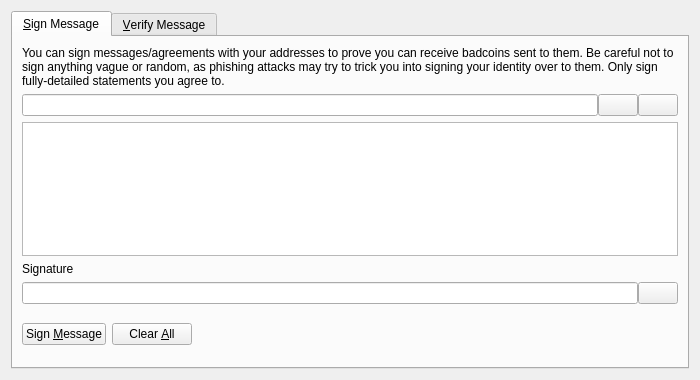
<?xml version="1.0" encoding="UTF-8"?>
<ui version="4.0">
 <class>SignVerifyMessageDialog</class>
 <widget class="QDialog" name="SignVerifyMessageDialog">
  <property name="geometry">
   <rect>
    <x>0</x>
    <y>0</y>
    <width>700</width>
    <height>380</height>
   </rect>
  </property>
  <property name="windowTitle">
   <string>Signatures - Sign / Verify a Message</string>
  </property>
  <property name="modal">
   <bool>true</bool>
  </property>
  <layout class="QVBoxLayout" name="verticalLayout">
   <item>
    <widget class="QTabWidget" name="tabWidget">
     <property name="currentIndex">
      <number>0</number>
     </property>
     <widget class="QWidget" name="tabSignMessage">
      <attribute name="title">
       <string>&amp;Sign Message</string>
      </attribute>
      <layout class="QVBoxLayout" name="verticalLayout_SM">
       <item>
        <widget class="QLabel" name="infoLabel_SM">
         <property name="text">
          <string>You can sign messages/agreements with your addresses to prove you can receive badcoins sent to them. Be careful not to sign anything vague or random, as phishing attacks may try to trick you into signing your identity over to them. Only sign fully-detailed statements you agree to.</string>
         </property>
         <property name="textFormat">
          <enum>Qt::PlainText</enum>
         </property>
         <property name="wordWrap">
          <bool>true</bool>
         </property>
        </widget>
       </item>
       <item>
        <layout class="QHBoxLayout" name="horizontalLayout_1_SM">
         <property name="spacing">
          <number>0</number>
         </property>
         <item>
          <widget class="QValidatedLineEdit" name="addressIn_SM">
           <property name="toolTip">
            <string>The Badcoin address to sign the message with</string>
           </property>
          </widget>
         </item>
         <item>
          <widget class="QPushButton" name="addressBookButton_SM">
           <property name="toolTip">
            <string>Choose previously used address</string>
           </property>
           <property name="text">
            <string/>
           </property>
           <property name="icon">
            <iconset resource="../bitcoin.qrc">
             <normaloff>:/icons/address-book</normaloff>:/icons/address-book</iconset>
           </property>
           <property name="shortcut">
            <string>Alt+A</string>
           </property>
           <property name="autoDefault">
            <bool>false</bool>
           </property>
          </widget>
         </item>
         <item>
          <widget class="QPushButton" name="pasteButton_SM">
           <property name="toolTip">
            <string>Paste address from clipboard</string>
           </property>
           <property name="text">
            <string/>
           </property>
           <property name="icon">
            <iconset resource="../bitcoin.qrc">
             <normaloff>:/icons/editpaste</normaloff>:/icons/editpaste</iconset>
           </property>
           <property name="shortcut">
            <string>Alt+P</string>
           </property>
           <property name="autoDefault">
            <bool>false</bool>
           </property>
          </widget>
         </item>
        </layout>
       </item>
       <item>
        <widget class="QPlainTextEdit" name="messageIn_SM">
         <property name="toolTip">
          <string>Enter the message you want to sign here</string>
         </property>
        </widget>
       </item>
       <item>
        <widget class="QLabel" name="signatureLabel_SM">
         <property name="text">
          <string>Signature</string>
         </property>
         <property name="textFormat">
          <enum>Qt::PlainText</enum>
         </property>
        </widget>
       </item>
       <item>
        <layout class="QHBoxLayout" name="horizontalLayout_2_SM">
         <property name="spacing">
          <number>0</number>
         </property>
         <item>
          <widget class="QLineEdit" name="signatureOut_SM">
           <property name="font">
            <font>
             <italic>true</italic>
            </font>
           </property>
           <property name="readOnly">
            <bool>true</bool>
           </property>
          </widget>
         </item>
         <item>
          <widget class="QPushButton" name="copySignatureButton_SM">
           <property name="toolTip">
            <string>Copy the current signature to the system clipboard</string>
           </property>
           <property name="text">
            <string/>
           </property>
           <property name="icon">
            <iconset resource="../bitcoin.qrc">
             <normaloff>:/icons/editcopy</normaloff>:/icons/editcopy</iconset>
           </property>
           <property name="autoDefault">
            <bool>false</bool>
           </property>
          </widget>
         </item>
        </layout>
       </item>
       <item>
        <layout class="QHBoxLayout" name="horizontalLayout_3_SM">
         <item>
          <widget class="QPushButton" name="signMessageButton_SM">
           <property name="toolTip">
            <string>Sign the message to prove you own this Badcoin address</string>
           </property>
           <property name="text">
            <string>Sign &amp;Message</string>
           </property>
           <property name="icon">
            <iconset resource="../bitcoin.qrc">
             <normaloff>:/icons/edit</normaloff>:/icons/edit</iconset>
           </property>
           <property name="autoDefault">
            <bool>false</bool>
           </property>
          </widget>
         </item>
         <item>
          <widget class="QPushButton" name="clearButton_SM">
           <property name="toolTip">
            <string>Reset all sign message fields</string>
           </property>
           <property name="text">
            <string>Clear &amp;All</string>
           </property>
           <property name="icon">
            <iconset resource="../bitcoin.qrc">
             <normaloff>:/icons/remove</normaloff>:/icons/remove</iconset>
           </property>
           <property name="autoDefault">
            <bool>false</bool>
           </property>
          </widget>
         </item>
         <item>
          <spacer name="horizontalSpacer_1_SM">
           <property name="orientation">
            <enum>Qt::Horizontal</enum>
           </property>
           <property name="sizeHint" stdset="0">
            <size>
             <width>40</width>
             <height>48</height>
            </size>
           </property>
          </spacer>
         </item>
         <item>
          <widget class="QLabel" name="statusLabel_SM">
           <property name="font">
            <font>
             <weight>75</weight>
             <bold>true</bold>
            </font>
           </property>
           <property name="text">
            <string/>
           </property>
           <property name="wordWrap">
            <bool>true</bool>
           </property>
          </widget>
         </item>
         <item>
          <spacer name="horizontalSpacer_2_SM">
           <property name="orientation">
            <enum>Qt::Horizontal</enum>
           </property>
           <property name="sizeHint" stdset="0">
            <size>
             <width>40</width>
             <height>48</height>
            </size>
           </property>
          </spacer>
         </item>
        </layout>
       </item>
      </layout>
     </widget>
     <widget class="QWidget" name="tabVerifyMessage">
      <attribute name="title">
       <string>&amp;Verify Message</string>
      </attribute>
      <layout class="QVBoxLayout" name="verticalLayout_VM">
       <item>
        <widget class="QLabel" name="infoLabel_VM">
         <property name="text">
          <string>Enter the receiver's address, message (ensure you copy line breaks, spaces, tabs, etc. exactly) and signature below to verify the message. Be careful not to read more into the signature than what is in the signed message itself, to avoid being tricked by a man-in-the-middle attack. Note that this only proves the signing party receives with the address, it cannot prove sendership of any transaction!</string>
         </property>
         <property name="textFormat">
          <enum>Qt::PlainText</enum>
         </property>
         <property name="alignment">
          <set>Qt::AlignLeading|Qt::AlignLeft|Qt::AlignTop</set>
         </property>
         <property name="wordWrap">
          <bool>true</bool>
         </property>
        </widget>
       </item>
       <item>
        <layout class="QHBoxLayout" name="horizontalLayout_1_VM">
         <property name="spacing">
          <number>0</number>
         </property>
         <item>
          <widget class="QValidatedLineEdit" name="addressIn_VM">
           <property name="toolTip">
            <string>The Badcoin address the message was signed with</string>
           </property>
          </widget>
         </item>
         <item>
          <widget class="QPushButton" name="addressBookButton_VM">
           <property name="toolTip">
            <string>Choose previously used address</string>
           </property>
           <property name="text">
            <string/>
           </property>
           <property name="icon">
            <iconset resource="../bitcoin.qrc">
             <normaloff>:/icons/address-book</normaloff>:/icons/address-book</iconset>
           </property>
           <property name="shortcut">
            <string>Alt+A</string>
           </property>
           <property name="autoDefault">
            <bool>false</bool>
           </property>
          </widget>
         </item>
        </layout>
       </item>
       <item>
        <widget class="QPlainTextEdit" name="messageIn_VM"/>
       </item>
       <item>
        <widget class="QValidatedLineEdit" name="signatureIn_VM"/>
       </item>
       <item>
        <layout class="QHBoxLayout" name="horizontalLayout_2_VM">
         <item>
          <widget class="QPushButton" name="verifyMessageButton_VM">
           <property name="toolTip">
            <string>Verify the message to ensure it was signed with the specified Badcoin address</string>
           </property>
           <property name="text">
            <string>Verify &amp;Message</string>
           </property>
           <property name="icon">
            <iconset resource="../bitcoin.qrc">
             <normaloff>:/icons/transaction_0</normaloff>:/icons/transaction_0</iconset>
           </property>
           <property name="autoDefault">
            <bool>false</bool>
           </property>
          </widget>
         </item>
         <item>
          <widget class="QPushButton" name="clearButton_VM">
           <property name="toolTip">
            <string>Reset all verify message fields</string>
           </property>
           <property name="text">
            <string>Clear &amp;All</string>
           </property>
           <property name="icon">
            <iconset resource="../bitcoin.qrc">
             <normaloff>:/icons/remove</normaloff>:/icons/remove</iconset>
           </property>
           <property name="autoDefault">
            <bool>false</bool>
           </property>
          </widget>
         </item>
         <item>
          <spacer name="horizontalSpacer_1_VM">
           <property name="orientation">
            <enum>Qt::Horizontal</enum>
           </property>
           <property name="sizeHint" stdset="0">
            <size>
             <width>40</width>
             <height>48</height>
            </size>
           </property>
          </spacer>
         </item>
         <item>
          <widget class="QLabel" name="statusLabel_VM">
           <property name="font">
            <font>
             <weight>75</weight>
             <bold>true</bold>
            </font>
           </property>
           <property name="text">
            <string/>
           </property>
           <property name="wordWrap">
            <bool>true</bool>
           </property>
          </widget>
         </item>
         <item>
          <spacer name="horizontalSpacer_2_VM">
           <property name="orientation">
            <enum>Qt::Horizontal</enum>
           </property>
           <property name="sizeHint" stdset="0">
            <size>
             <width>40</width>
             <height>48</height>
            </size>
           </property>
          </spacer>
         </item>
        </layout>
       </item>
      </layout>
     </widget>
    </widget>
   </item>
  </layout>
 </widget>
 <customwidgets>
  <customwidget>
   <class>QValidatedLineEdit</class>
   <extends>QLineEdit</extends>
   <header>qt/qvalidatedlineedit.h</header>
  </customwidget>
 </customwidgets>
 <resources>
  <include location="../bitcoin.qrc"/>
 </resources>
 <connections/>
</ui>
